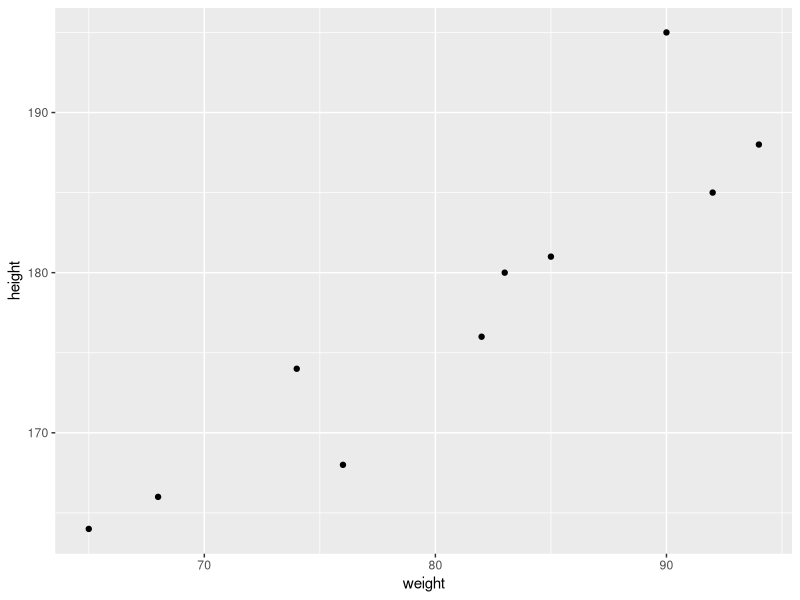
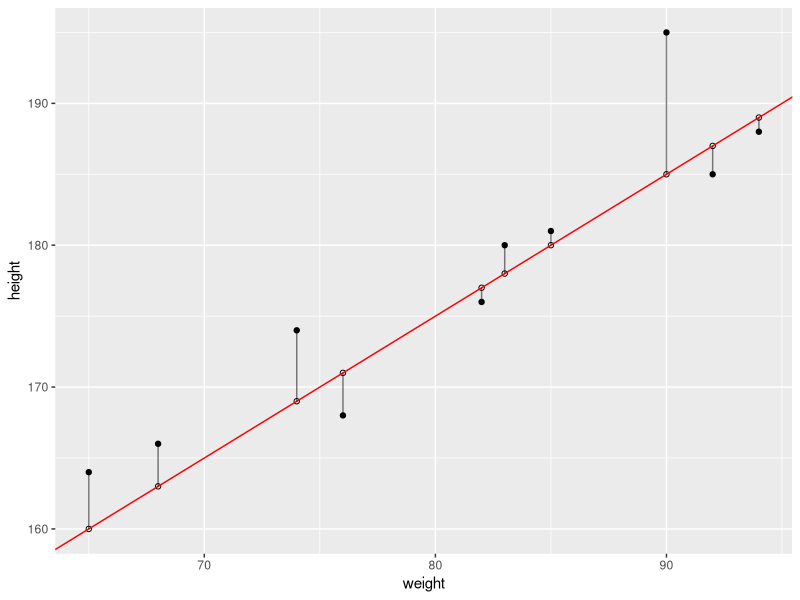
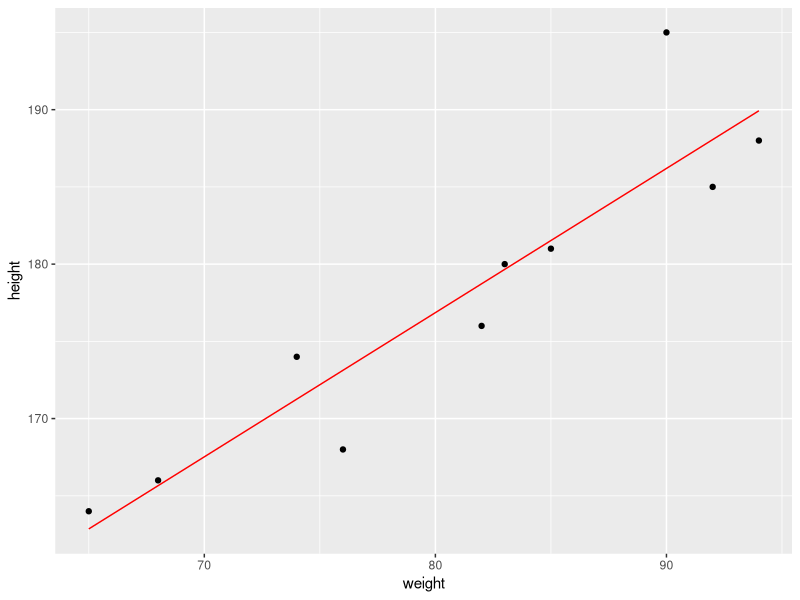

These charts were generated, in order, by the following R code:
## ---- chunk 1

height <- c(176, 164, 181, 168, 195, 185, 166, 180, 188, 174)
weight <- c(82, 65, 85, 76, 90, 92, 68, 83, 94, 74)

## ---- chunk 2


library(tidyverse)

sample <- tibble(
  weight,
  height
)
## ---- chunk 3

sample %>% 
  ggplot(aes(x = weight, y = height)) +
  geom_point()

## ---- chunk 4

line <- function(x, b0, b1) {
  
  return(b0 + x * b1)
  
}

## ---- chunk 5

b0 <- 95
b1 = 1



sample <- sample %>% 
  mutate(fitted_height = line(x = weight,
                              b0 = b0,
                              b1 = b1))

sample %>% 
  ggplot(aes(x = weight, y = height)) +
  geom_point() +
  geom_point(aes(y = fitted_height), shape = 1) +
  geom_abline(slope = b1, intercept = b0, col = "red") +
  geom_segment(aes(xend = weight, yend = fitted_height),
               alpha = 0.5)

## ---- chunk 6

sample <- sample %>% 
  mutate(residual = height - fitted_height)

sample %>% 
  summarise(sum_residuals = sum(residual))
  
## ---- chunk 7

sample <- sample %>% 
  mutate(sq_residual = residual ^ 2)

sample 
  
## ---- chunk 8

sample %>% 
  summarise(sum_sq_resid = sum(sq_residual))

## ---- chunk 9

model <- lm(formula = height ~ weight, # model of height using weight
            data = sample)

model

## ---- chunk 10
# fitted values for model estimate, (y hat)
fitted(model)

## ---- chunk 11

model %>% 
  predict(newdata = data.frame(weight = c(78)))

## ---- chunk 12

library(modelr)
library(broom)

## ---- chunk 13

sample <- sample %>% 
  select(-c(fitted_height, residual, sq_residual)) %>% 
  add_predictions(model) %>%
  add_residuals(model)

sample

## ---- chunk 14

sample %>% 
  ggplot(aes(x = weight)) +
  geom_point(aes(y = height)) +
  geom_line(aes(y = pred), col = "red")

## ---- chunk 15

weights_predict <- tibble(
  
  weight = 50:120
  
)

weights_predict %>% 
  add_predictions(model)

